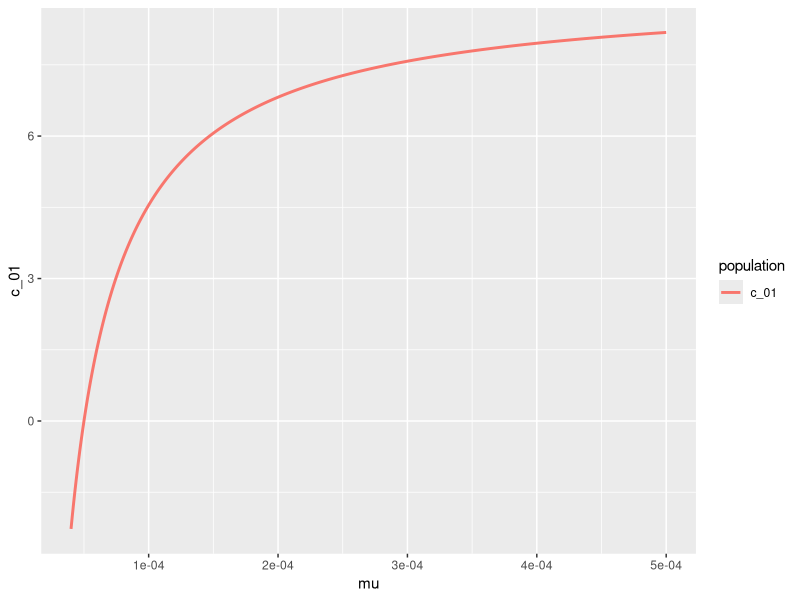
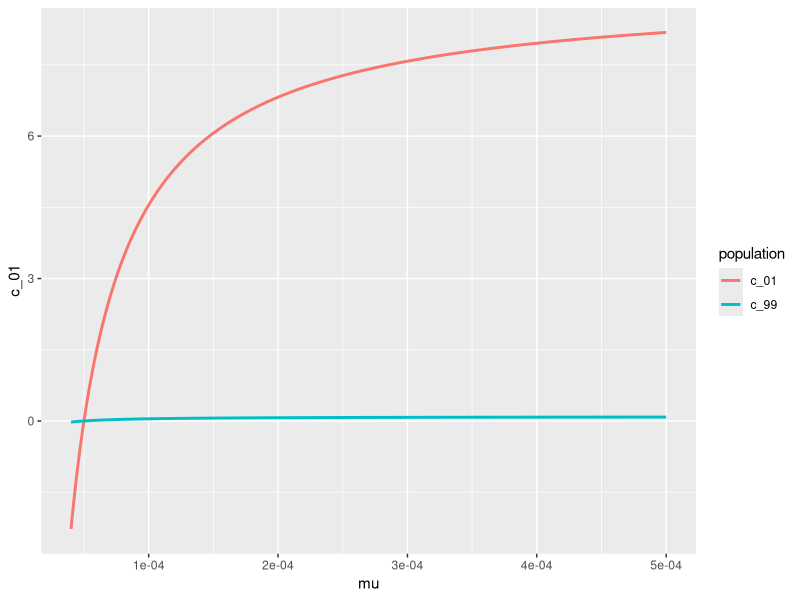
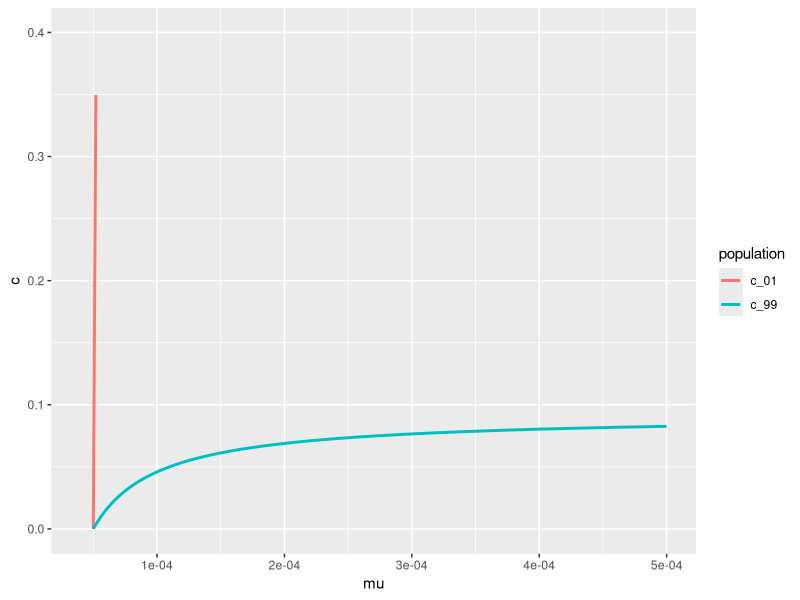
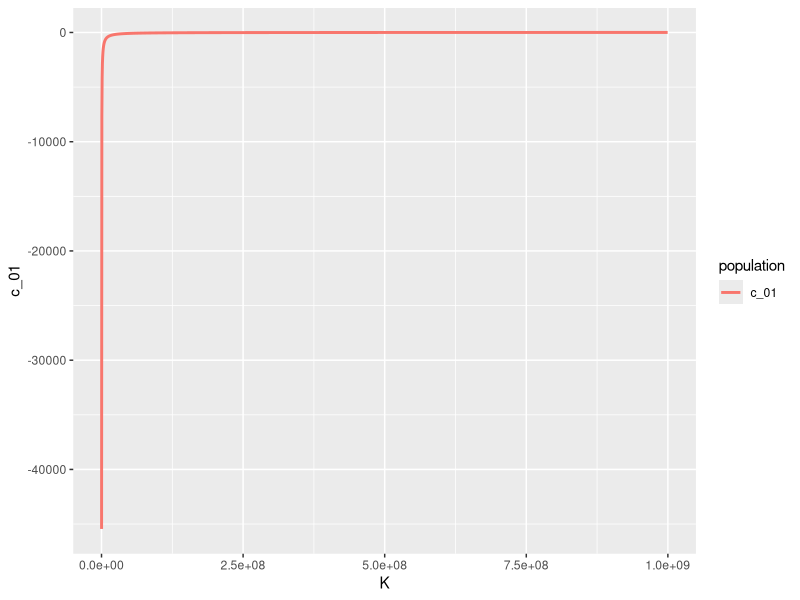
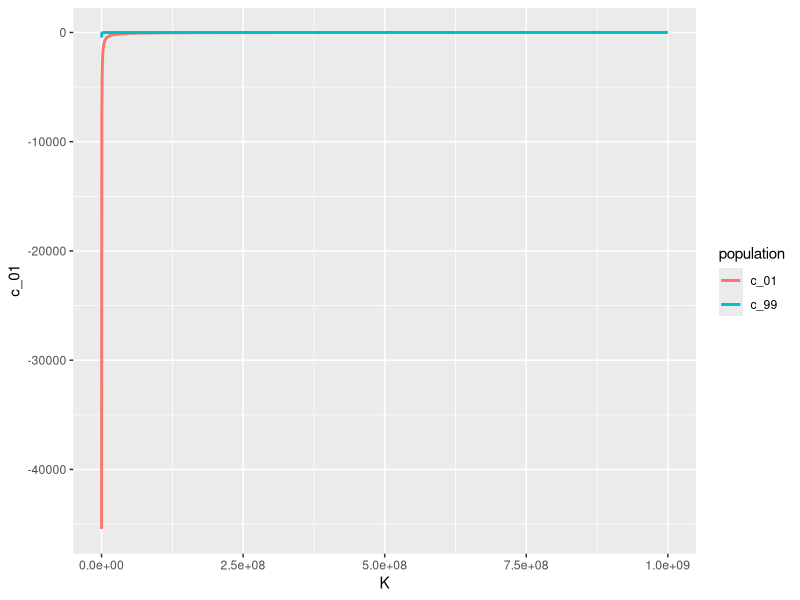
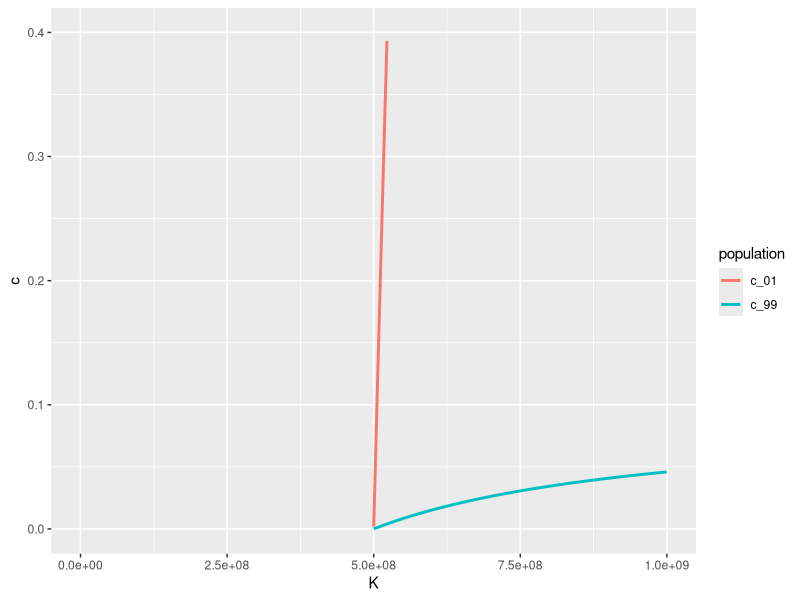
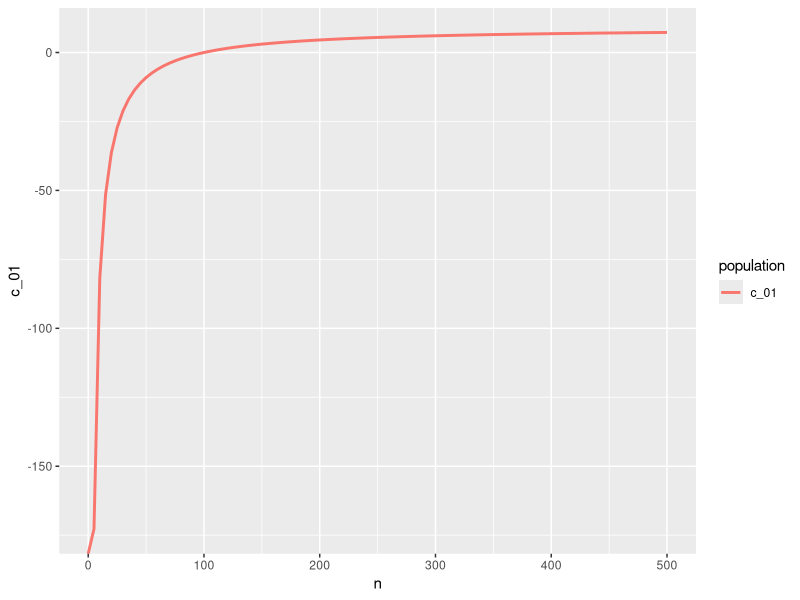
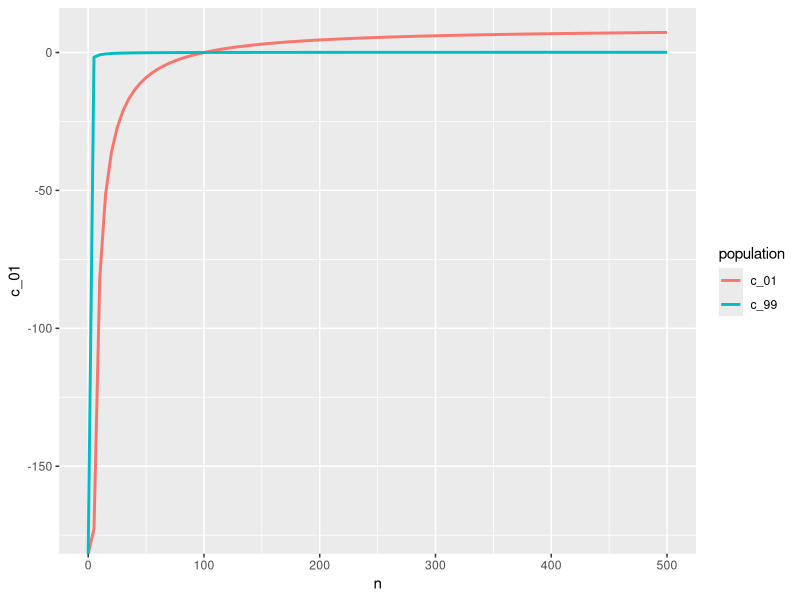

Reproduce these figures in R, in order.
library(ggplot2)
library(reshape2)
## analytic solutions for the GTA selfish-model 
#K  ## carrying capacity
#r  ## growth rate 
#n     ## number of GTA released per cell
#g  ## proportion of lollipop GTA containing GTA genome
#i  ## infection rate
#re   ## incoporation rate
#mu ## frequecy of generation "lollipop GTA"
#c  ## proportion of bacteria population expressing GTA

## population X1- containg and expression GTA genome
## population X2- without GTA genome, but except GTA transfering

## c_mu function
## scenario 1: at the equilibrium, X2 takes over X1, so X1/(X1+X2) = 0.01

expression_prop1<- function(int){
  mu =int
  K = 10^9 ## carrying capacity
  r = 0.1  ## growth rate 
  n = 200   ## number of GTA released per cell
  g = 0.1 ## proportion of lollipop GTA containing GTA genome
  i = 0.001 ## infection rate
  re = 0.001  ## incoporation rate
  100*(K*r*n*g*i*re*mu - r)/(K*n*g*i*re*mu + K*r*n*g*i*re*mu)
} 

mu <-seq(0.00004, 0.0005, 0.000001)
c_01 <- vector(mode= "numeric", length = length(mu))
for (x in 1 : length(mu)){
  c_01[x] <- expression_prop1(mu[x])
}


 
## scenario 2: at the equilibrium, X1 takes over X2, so X1/(X1+X2) = 0.99

expression_prop2<- function(int){
  mu =int
  K = 10^9 ## carrying capacity
  r = 0.1  ## growth rate 
  n = 200   ## number of GTA released per cell
  g = 0.1 ## proportion of lollipop GTA containing GTA genome
  i = 0.001 ## infection rate
  re = 0.001  ## incoporation rate
  100*(K*r*n*g*i*re*mu - r)/(99*(K*n*g*i*re*mu + K*r*n*g*i*re*mu))
} 

mu <-seq(0.00004, 0.0005, 0.000001)
c_99 <- vector(mode= "numeric", length = length(mu))
for (x in 1 : length(mu)){
  c_99[x] <- expression_prop2(mu[x])
}

# plot the results
c_mu<- cbind(mu, c_01, c_99)
c_mu<-as.data.frame(c_mu) 
head(c_mu)
population<-"c_01"
g <- ggplot(c_mu, aes(x=mu), y=c_01, group=1) 
g <- g +  geom_line(aes(y=c_01, color=population), size=1)  
g
g <- g +  geom_line(aes(y=c_99, color="c_99"),   size=1)  
g
g <- g + ylab("c") + xlab("mu") +ylim(0,0.4)

g

ggsave("c_mu.jpg",plot=g)

## c_K function
## scenario 1: at the equilibrium, X2 takes over X1, so X1/(X1+X2) = 0.01
KK1<- function(int){
  mu =0.0001
  K = int ## carrying capacity
  r = 0.1  ## growth rate 
  n = 200   ## number of GTA released per cell
  g = 0.1 ## proportion of lollipop GTA containing GTA genome
  i = 0.001 ## infection rate
  re = 0.001  ## incoporation rate
  100*(K*r*n*g*i*re*mu - r)/(K*n*g*i*re*mu + K*r*n*g*i*re*mu)
} 

K <-seq(100000, 1000000000, 500000)
c_01 <- vector(mode= "numeric", length = length(K))
for (x in 1 : length(K)){
  c_01[x] <- KK1(K[x])
}



## scenario 2: at the equilibrium, X1 takes over X2, so X1/(X1+X2) = 0.99

KK2<- function(int){
  mu =0.0001
  K = int ## carrying capacity
  r = 0.1  ## growth rate 
  n = 200   ## number of GTA released per cell
  g = 0.1 ## proportion of lollipop GTA containing GTA genome
  i = 0.001 ## infection rate
  re = 0.001  ## incoporation rate
  100*(K*r*n*g*i*re*mu - r)/(99*(K*n*g*i*re*mu + K*r*n*g*i*re*mu))
} 

K <-seq(100000, 1000000000, 500000)
c_99 <- vector(mode= "numeric", length = length(K))
for (x in 1 : length(K)){
  c_99[x] <- KK2(K[x])
}

# plot the results
c_K<- cbind(K, c_01, c_99)
c_K<-as.data.frame(c_K) 
head(c_K)
population<-"c_01"
g <- ggplot(c_K, aes(x=K), y=c_01, group=1) 
g <- g +  geom_line(aes(y=c_01, color=population), size=1)  
g
g <- g +  geom_line(aes(y=c_99, color="c_99"),   size=1)  
g
g <- g + ylab("c") + xlab("K") +ylim(0,0.4)

g

ggsave("c_K.jpg",plot=g)

## c_n function
## scenario 1: at the equilibrium, X2 takes over X1, so X1/(X1+X2) = 0.01
num_GTA1<- function(int){
  mu =0.0001
  K = 10^9 ## carrying capacity
  r = 0.1  ## growth rate 
  n = int  ## number of GTA released per cell
  g = 0.1 ## proportion of lollipop GTA containing GTA genome
  i = 0.001 ## infection rate
  re = 0.001  ## incoporation rate
  100*(K*r*n*g*i*re*mu - r)/(K*n*g*i*re*mu + K*r*n*g*i*re*mu)
} 

n <-seq(0, 500, 5)
c_01 <- vector(mode= "numeric", length = length(n))
for (x in 1 : length(n)){
  c_01[x] <- num_GTA1(n[x])
}



## scenario 2: at the equilibrium, X1 takes over X2, so X1/(X1+X2) = 0.99

num_GTA2<- function(int){
  mu =0.0001
  K = 10^9 ## carrying capacity
  r = 0.1  ## growth rate 
  n = int   ## number of GTA released per cell
  g = 0.1 ## proportion of lollipop GTA containing GTA genome
  i = 0.001 ## infection rate
  re = 0.001  ## incoporation rate
  100*(K*r*n*g*i*re*mu - r)/(99*(K*n*g*i*re*mu + K*r*n*g*i*re*mu))
} 

n <-seq(0, 500, 5)
c_99 <- vector(mode= "numeric", length = length(n))
for (x in 1 : length(n)){
  c_99[x] <- num_GTA2(n[x])
}

# plot the results
c_n<- cbind(n, c_01, c_99)
c_n<-as.data.frame(c_n) 
head(c_n,100)
population<-"c_01"
g <- ggplot(c_n, aes(x=n), y=c_01, group=1) 
g <- g +  geom_line(aes(y=c_01, color=population), size=1)  
g
g <- g +  geom_line(aes(y=c_99, color="c_99"),   size=1)  
g
g <- g + ylab("c") + xlab("n") +ylim(0,1)

g

ggsave("c_n.jpg",plot=g)

## c_tr function let tr =  g*i*re
## scenario 1: at the equilibrium, X2 takes over X1, so X1/(X1+X2) = 0.01


lp_prop1<- function(int){
  mu =0.0001
  K = 10^9 ## carrying capacity
  r = 0.1  ## growth rate 
  n = 200  ## number of GTA released per cell
  tr = int
  100*(K*r*n*tr*mu - r)/(K*n*tr*mu + K*r*n*tr*mu)
} 

tr <-seq(0, 0.00001, 0.000000001)
c_01 <- vector(mode= "numeric", length = length(tr))
for (x in 1 : length(tr)){
  c_01[x] <- lp_prop1(tr[x])
}



## scenario 2: at the equilibrium, X1 takes over X2, so X1/(X1+X2) = 0.99

lp_prop2<- function(int){
  mu =0.0001
  K = 10^9 ## carrying capacity
  r = 0.1  ## growth rate 
  n = 200   ## number of GTA released per cell
  tr = int
  100*(K*r*n*tr*mu - r)/(99*(K*n*tr*mu + K*r*n*tr*mu))
} 

tr <-seq(0, 0.00001, 0.000000001)
c_99 <- vector(mode= "numeric", length = length(tr))
for (x in 1 : length(tr)){
  c_99[x] <- lp_prop2(tr[x])
}

# plot the results
c_tr<- cbind(tr, c_01, c_99)
c_tr<-as.data.frame(c_tr) 
head(c_tr,100)
population<-"c_01"
g <- ggplot(c_tr, aes(x=tr), y=c_01, group=1) 
g <- g +  geom_line(aes(y=c_01, color=population), size=1)  
g
g <- g +  geom_line(aes(y=c_99, color="c_99"),   size=1)  
g
g <- g + ylab("c") + xlab("tr") +ylim(0,1)

g

ggsave("c_tr.jpg",plot=g)

 
## function of c related to p = X1/(X1+X2):

c_p <- function(p) {
  mu =0.0001
  K = 10^9 ## carrying capacity
  r = 0.1  ## growth rate 
  n = 200  ## number of GTA released per cell
  tr = 0.0000001
  (1-1/(K*n*tr*mu))/((1+1/r)*p)
}


p<-seq(0, 1, 0.00001)
c_out <- vector(mode= "numeric", length = length(p))
for (x in 1 : length(p)){
  c_out[x] <- c_p(p[x])
}

c_p<-cbind(p, c_out)
c_p<-as.data.frame(c_p) 
head(c_p,5000)
tail(c_p,10)
g <- ggplot(c_p, aes(x=p), y=c_out, group=1) 
g <- g +  geom_line(aes(y=c_out), size=1)  
g
 
g <- g + ylab("c") + xlab("p") +ylim(0,1)

g

ggsave("c_p.jpg",plot=g)
